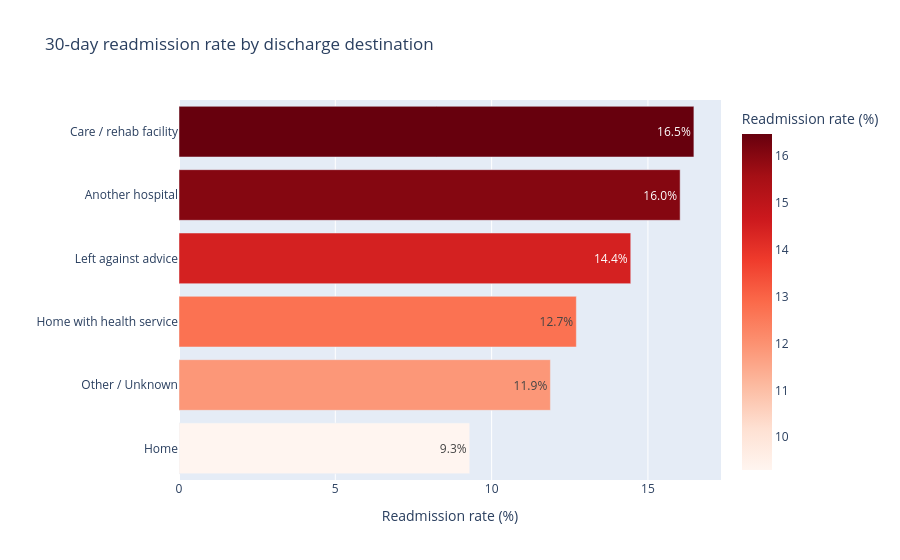

The code cell stored with this chart in its notebook:
### Markdown cell above
### Q4. Does the discharge destination matter?

### Code cell
disc_rate = readmit_rate(df, "discharge_group").sort_values("readmit_rate")

fig = px.bar(disc_rate.reset_index(), x="readmit_rate", y="discharge_group", orientation="h",
             text="readmit_rate", color="readmit_rate", color_continuous_scale="Reds",
             title="30-day readmission rate by discharge destination",
             labels={"readmit_rate": "Readmission rate (%)", "discharge_group": ""})
fig.update_traces(texttemplate="%{text:.1f}%")
fig.show()
disc_rate

### Figure 1 — Plotly figure (JSON) as saved in the notebook; plotly's stock layout.template omitted (floating-point values rounded to 4 significant figures)
{"data": [{"alignmentgroup": "True", "hovertemplate": "Readmission rate (%)=%{marker.color}<br>=%{y}<extra></extra>", "legendgroup": "", "marker": {"color": [9.3, 11.88, 12.71, 14.45, 16.03, 16.47], "coloraxis": "coloraxis", "pattern": {"shape": ""}}, "name": "", "offsetgroup": "", "orientation": "h", "showlegend": false, "text": [9.3, 11.88, 12.71, 14.45, 16.03, 16.47], "textposition": "auto", "texttemplate": "%{text:.1f}%", "type": "bar", "x": [9.3, 11.88, 12.71, 14.45, 16.03, 16.47], "xaxis": "x", "y": ["Home", "Other / Unknown", "Home with health service", "Left against advice", "Another hospital", "Care / rehab facility"], "yaxis": "y"}], "layout": {"barmode": "relative", "coloraxis": {"colorbar": {"title": {"text": "Readmission rate (%)"}}, "colorscale": [[0, "rgb(255,245,240)"], [0.125, "rgb(254,224,210)"], [0.25, "rgb(252,187,161)"], [0.375, "rgb(252,146,114)"], [0.5, "rgb(251,106,74)"], [0.625, "rgb(239,59,44)"], [0.75, "rgb(203,24,29)"], [0.875, "rgb(165,15,21)"], [1, "rgb(103,0,13)"]]}, "legend": {"tracegroupgap": 0}, "title": {"text": "30-day readmission rate by discharge destination"}, "xaxis": {"anchor": "y", "domain": [0, 1], "title": {"text": "Readmission rate (%)"}}, "yaxis": {"anchor": "x", "domain": [0, 1], "title": {"text": ""}}}}
